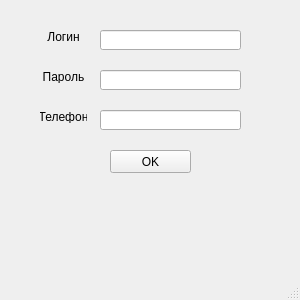
<?xml version="1.0" encoding="UTF-8"?>
<ui version="4.0">
 <class>MainWindow</class>
 <widget class="QMainWindow" name="MainWindow">
  <property name="geometry">
   <rect>
    <x>0</x>
    <y>0</y>
    <width>300</width>
    <height>300</height>
   </rect>
  </property>
  <property name="windowTitle">
   <string>MainWindow</string>
  </property>
  <widget class="QWidget" name="centralwidget">
   <widget class="QLabel" name="label">
    <property name="geometry">
     <rect>
      <x>40</x>
      <y>70</y>
      <width>47</width>
      <height>13</height>
     </rect>
    </property>
    <property name="text">
     <string>Пароль</string>
    </property>
    <property name="alignment">
     <set>Qt::AlignCenter</set>
    </property>
   </widget>
   <widget class="QLineEdit" name="password">
    <property name="geometry">
     <rect>
      <x>100</x>
      <y>70</y>
      <width>141</width>
      <height>20</height>
     </rect>
    </property>
   </widget>
   <widget class="QLineEdit" name="phone">
    <property name="geometry">
     <rect>
      <x>100</x>
      <y>110</y>
      <width>141</width>
      <height>20</height>
     </rect>
    </property>
   </widget>
   <widget class="QLabel" name="label_2">
    <property name="geometry">
     <rect>
      <x>40</x>
      <y>110</y>
      <width>47</width>
      <height>13</height>
     </rect>
    </property>
    <property name="text">
     <string>Телефон</string>
    </property>
    <property name="alignment">
     <set>Qt::AlignCenter</set>
    </property>
   </widget>
   <widget class="QLineEdit" name="login">
    <property name="geometry">
     <rect>
      <x>100</x>
      <y>30</y>
      <width>141</width>
      <height>20</height>
     </rect>
    </property>
   </widget>
   <widget class="QLabel" name="label_3">
    <property name="geometry">
     <rect>
      <x>40</x>
      <y>30</y>
      <width>47</width>
      <height>13</height>
     </rect>
    </property>
    <property name="text">
     <string>Логин</string>
    </property>
    <property name="alignment">
     <set>Qt::AlignCenter</set>
    </property>
   </widget>
   <widget class="QPushButton" name="pushButton">
    <property name="geometry">
     <rect>
      <x>110</x>
      <y>150</y>
      <width>81</width>
      <height>23</height>
     </rect>
    </property>
    <property name="text">
     <string>OK</string>
    </property>
   </widget>
   <widget class="QLabel" name="status_label">
    <property name="geometry">
     <rect>
      <x>10</x>
      <y>180</y>
      <width>281</width>
      <height>71</height>
     </rect>
    </property>
    <property name="text">
     <string/>
    </property>
    <property name="alignment">
     <set>Qt::AlignCenter</set>
    </property>
   </widget>
  </widget>
  <widget class="QMenuBar" name="menubar">
   <property name="geometry">
    <rect>
     <x>0</x>
     <y>0</y>
     <width>300</width>
     <height>21</height>
    </rect>
   </property>
  </widget>
  <widget class="QStatusBar" name="statusbar"/>
 </widget>
 <resources/>
 <connections/>
</ui>
